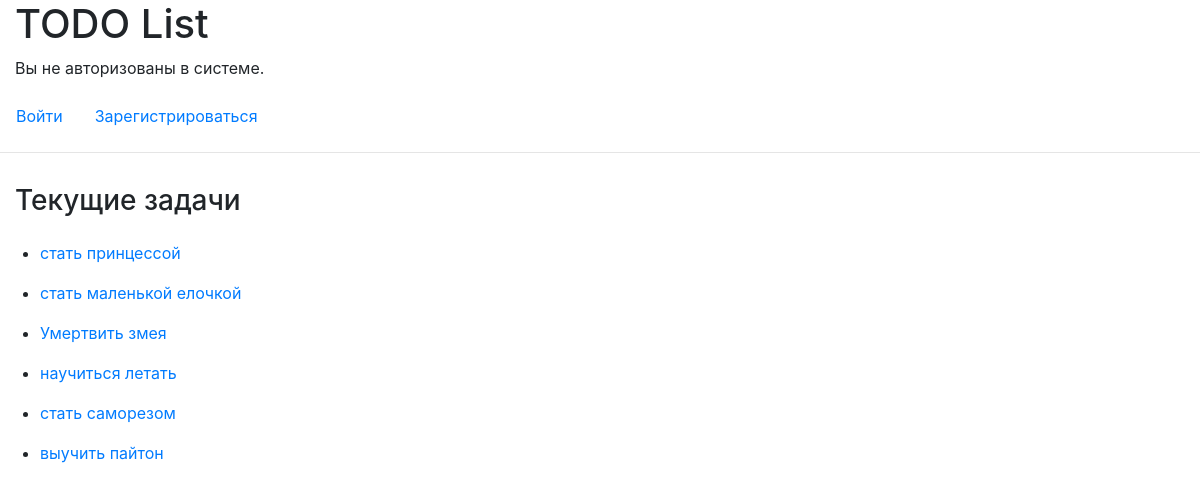
Before: / with the older database file.
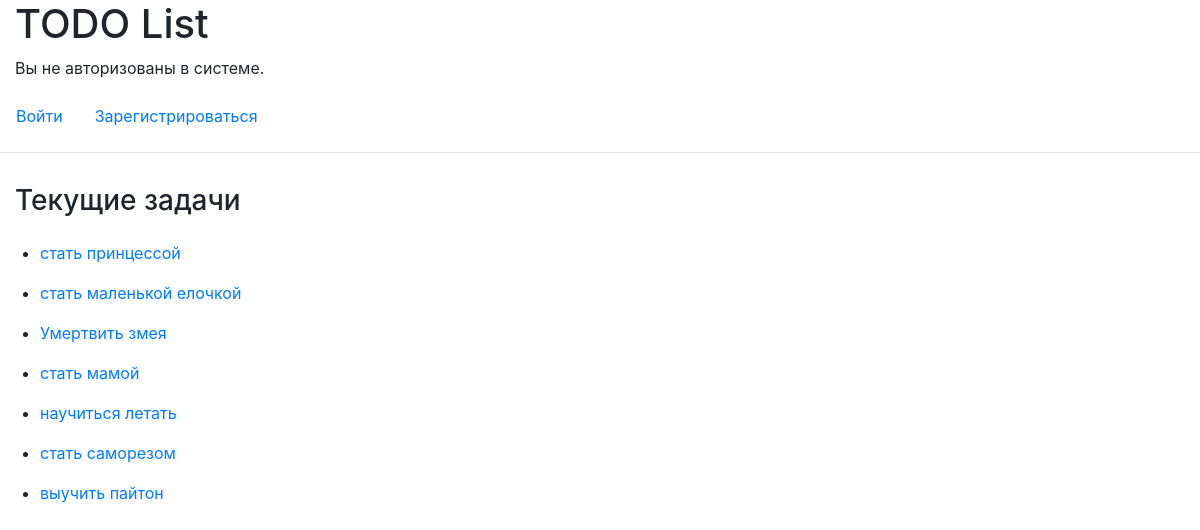
After: the same page with the newer database file.
### todo/models.py (models this page shows)
class Action(models.Model): # Название таблицы в базе данных
    STATUS_CHOICE = (
        ('опубликовано', 'Опубликовано'),
        ('неопубликовано', 'Неопубликовано'),
    )
    title = models.CharField( # CharField - поле с буквенными символами в базе данных
        max_length=100, # Лимит на количество символов содержащихся в поле
        null=True, # Может ли поле содержать пустое (null) значение
        blank=True, # Будт ли необходимым заполнять поле в формах
        verbose_name='Заголовок задачи', # Название поля в админ панели
    )
    slug = models.SlugField( # SlugField - поле хранящее уникальное отображение названия в ссылке
        max_length=255,
        unique_for_date='publish', # Обеспечение уникальности каждой записи из todo list
        verbose_name='Ссылка на запись',
    )
    user = models.ForeignKey( # ForeignKey - внешний ключ-ссылка, связывающая пользователя и запись
        User, # Модель пользователя Django (не кастомная)
        on_delete=models.CASCADE, # Особенность удаления записей связанных с данным автором (вытекает напрямую из SQL)
        related_name='todo_action', # Обратная связь от User'a к Action - можно получить доступ к связанным объектам автора
    )
    content = models.TextField(
        verbose_name='Контент задачи',
    )
    publish = models.DateTimeField( # DateTimeField - поле содержащее дату и точное время поля
        default=timezone.now(), # Время публикации записи (то же самое что и datetime.now(), только с учетом зоны)
        verbose_name='Время публикации'
    )
    created = models.DateTimeField(
        auto_now_add=True, # Создает временную метку в тот момент, когда запись появляется в базе данных
        verbose_name='Время создания задачи', # Название поля в админ панели
    )
    updated = models.DateTimeField(
        auto_now=True, # Дата сохраняется автоматически при сохранении объекта
        verbose_name='Время изменения задачи',
    )
    status = models.CharField(
        max_length=20,
        choices=STATUS_CHOICE,
        default='опубликовано',
    )
    class Meta:
        ordering = ['-publish'] # Порядок вывода записей в админ панели
        verbose_name = 'Список дел' # Название для отображения модели в админ панели
        verbose_name_plural = 'Список дел' # Название для отображения модели в админ панели во множественном числе
    def __str__(self):
        return self.title # Меняем строковое представление каждого объекта для админ панели
    def get_absolute_url(self):
        return reverse('todo', args=[self.slug])

### todo/views.py (the view)
        def wraps(*args, **kwargs):
            result = func(*args, **kwargs)
            if isinstance(result, tuple):
                context = {
                        'objs': result[0],
                        'is_archived': result[1],
                    }
            else:
                context = {
                    'objs': result,
                }
            return render(
                args[0],
                template,
                context,
            )

### todo/views.py (called while the page is built)
def choose_template(template):
    def render_todos(func):
        def wraps(*args, **kwargs):
            result = func(*args, **kwargs)
            if isinstance(result, tuple):
                context = {
                        'objs': result[0],
                        'is_archived': result[1],
                    }
            else:
                context = {
                    'objs': result,
                }
            return render(
                args[0],
                template,
                context,
            )
        return wraps
    return render_todos

@choose_template('todo/actions.html')
def index(request):
    try:
        return Action.objects.filter(status='опубликовано', user=request.user).all(), False
    except:
        return Action.objects.filter(status='опубликовано').all(), False

### todo/templates/todo/actions.html
{% extends 'todo/layout.html' %}
{% block body %}
{% if is_archived == False %}
    <h3 style="padding: 15px;">Текущие задачи</h3>
{% else %}
    <h3 style="padding: 15px;">Архив задач</h3>
{% endif %}
{% for obj in objs %}
    <ul>
        <li><a href="{{ obj.get_absolute_url }}">{{ obj }}</a></li>
    </ul>
{% endfor %}
{% endblock %}

Changed rows visible on the page:
now on this page (row edited): Action: title "стать мамой"
